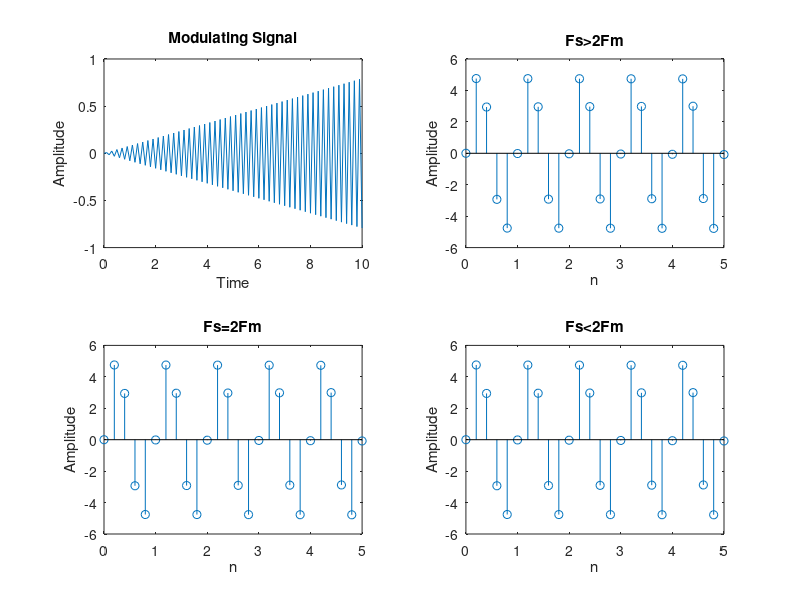

Source code (MATLAB):
clc;
close all;
clear all;
disp('Verification of Sampling Theorem ');
Fm=input('Enter the modulating frequency Fm=');
A=input('Enter the amplitude A=');
t=0:0.1:10;
x=A*sin(2*3.14*Fm*t);
subplot(2,2,1);
plot(t,x);
title('Modulating Signal');
xlabel('Time');
ylabel('Amplitude');
Fs1=input('Enter the sampling frequency Fs1(Fs>2Fm)=');
n=0:0.2:5;
y1=A*sin(2*3.14*Fm*n/Fs1);
subplot(2,2,2);
stem(n,y1);
title('Fs>2Fm');
xlabel('n');
ylabel('Amplitude');
Fs2=input('Enter the sampling frequency Fs2(Fs=2Fm)==');
n=0:0.2:5;
y2=A*sin(2*3.14*Fm*n/Fs2);
subplot(2,2,3);
stem(n,y2);
title('Fs=2Fm');
xlabel('n');
ylabel('Amplitude');
Fs3=input('Enter the sampling frequency Fs3(Fs<2Fm)==');
n=0:0.2:5;
y3=A*sin(2*3.14*Fm*n/Fs3);
subplot(2,2,4);
stem(n,y3);
title('Fs<2Fm');
xlabel('n');
ylabel('Amplitude');